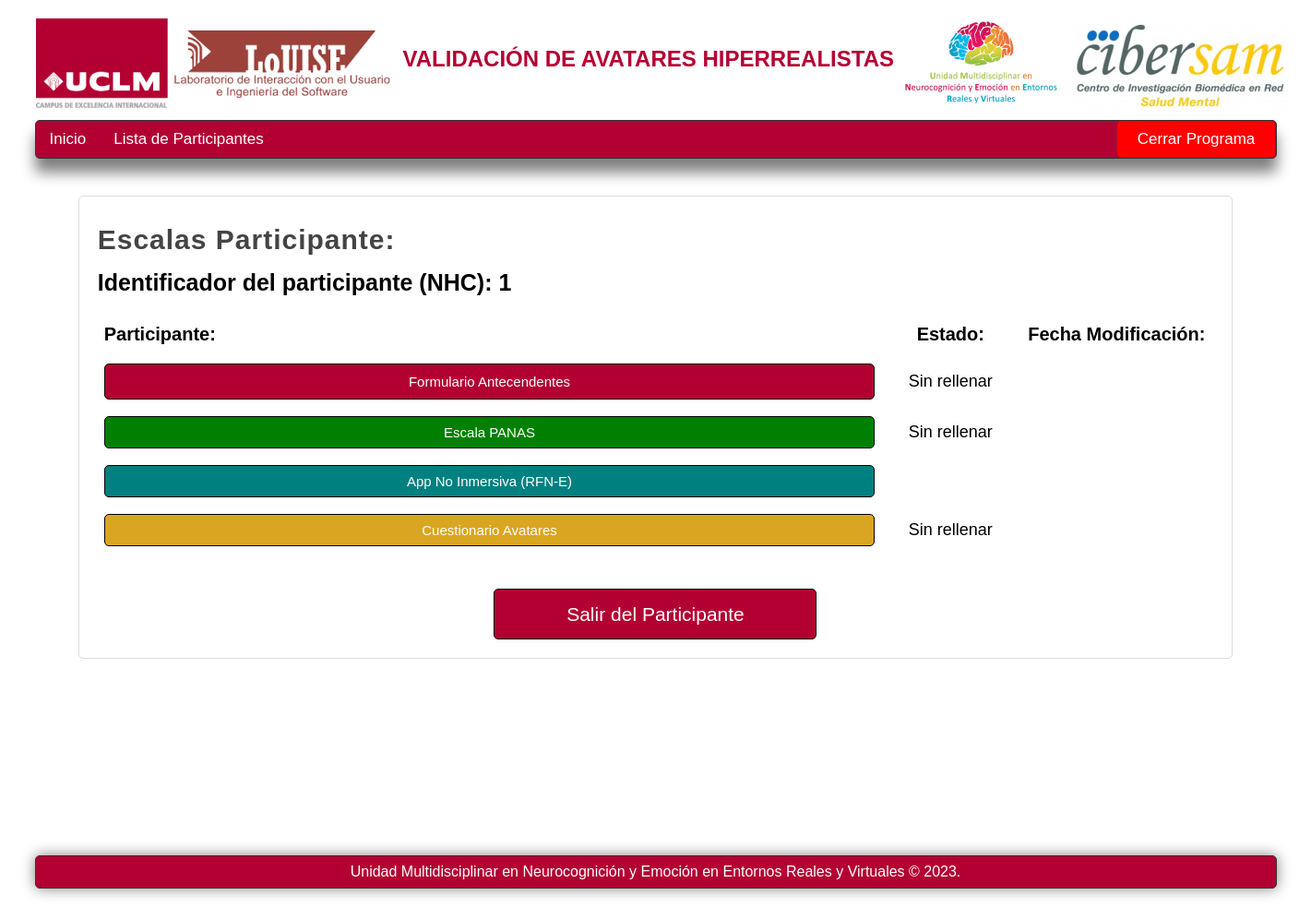
The page /listaformulariosparticipante/control/1/1/28-06-2023 19:30:10/ on the database its author committed.
### appcarasrealistas.py (models this page shows)
class Formularioantecedentes(db.Model):
    __bind_key__ = 'datosappcarasrealistas'
    idescala = db.Column(db.Integer, primary_key=True)
    idparticipante = db.Column(db.Text)
    nhcparticipante = db.Column(db.Text)
    tipoparticipante = db.Column(db.Text)
    estadoparticipante = db.Column(db.Text)
    estadoescala = db.Column(db.Text)
    fechacreacion = db.Column(db.Text)
    fechaultimamodificacion = db.Column(db.Text)
    antecedentespersonalessomaticos = db.Column(db.Text)
    diagnosticodms5 = db.Column(db.Text)
    faseenfermedadactual = db.Column(db.Text)
    edadiniciosintomatologia = db.Column(db.Text)
    anosevolucionenfermedad = db.Column(db.Text)
    numerodescompensaciones = db.Column(db.Text)
    numerodescompensaciones6meses = db.Column(db.Text)
    numeroingresos = db.Column(db.Text)
    numeroingresos6meses = db.Column(db.Text)
    tratamientopsicofarmacologico = db.Column(db.Text)
    tratamientopsicofarmacologico = db.Column(db.Text)
    tratamientomedicoactual = db.Column(db.Text)
    antecedentespersonalestoxicos1 = db.Column(db.Text)
    antecedentespersonalestoxicos8 = db.Column(db.Text)
    antecedentespersonalestoxicos2 = db.Column(db.Text)
    antecedentespersonalestoxicos3 = db.Column(db.Text)
    antecedentespersonalestoxicos4 = db.Column(db.Text)
    antecedentespersonalestoxicos5 = db.Column(db.Text)
    antecedentespersonalestoxicos6 = db.Column(db.Text)
    antecedentespersonalestoxicos7 = db.Column(db.Text)
    textoantecedentespersonalestoxicos = db.Column(db.Text)
    criteriosabuso = db.Column(db.Text)
    antecedentesfamiliarespsiquiatricos = db.Column(db.Text)

class Escalapanas(db.Model):
    __bind_key__ = 'datosappcarasrealistas'
    idescala = db.Column(db.Integer, primary_key=True)
    idparticipante = db.Column(db.Text)
    nhcparticipante = db.Column(db.Text)
    tipoparticipante = db.Column(db.Text)
    estadoparticipante = db.Column(db.Text)
    estadoescala = db.Column(db.Text)
    fechacreacion = db.Column(db.Text)
    fechaultimamodificacion = db.Column(db.Text)
    escalapanas1 = db.Column(db.Text)
    escalapanas2 = db.Column(db.Text)
    escalapanas3 = db.Column(db.Text)
    escalapanas4 = db.Column(db.Text)
    escalapanas5 = db.Column(db.Text)
    escalapanas6 = db.Column(db.Text)
    escalapanas7 = db.Column(db.Text)
    escalapanas8 = db.Column(db.Text)
    escalapanas9 = db.Column(db.Text)
    escalapanas10 = db.Column(db.Text)
    escalapanas11 = db.Column(db.Text)
    escalapanas12 = db.Column(db.Text)
    escalapanas13 = db.Column(db.Text)
    escalapanas14 = db.Column(db.Text)
    escalapanas15 = db.Column(db.Text)
    escalapanas16 = db.Column(db.Text)
    escalapanas17 = db.Column(db.Text)
    escalapanas18 = db.Column(db.Text)
    escalapanas19 = db.Column(db.Text)
    escalapanas20 = db.Column(db.Text)

class Cuestionarioavatares(db.Model):
    __bind_key__ = 'datosappcarasrealistas'
    idescala = db.Column(db.Integer, primary_key=True)
    idparticipante = db.Column(db.Text)
    nhcparticipante = db.Column(db.Text)
    tipoparticipante = db.Column(db.Text)
    estadoparticipante = db.Column(db.Text)
    estadoescala = db.Column(db.Text)
    fechacreacion = db.Column(db.Text)
    fechaultimamodificacion = db.Column(db.Text)
    cuestionarioavatares1 = db.Column(db.Text)
    cuestionarioavatares2 = db.Column(db.Text)
    cuestionarioavatares3 = db.Column(db.Text)
    cuestionarioavatares4_1 = db.Column(db.Text)
    cuestionarioavatares4_2 = db.Column(db.Text)
    cuestionarioavatares5 = db.Column(db.Text)
    cuestionarioavatares6 = db.Column(db.Text)

### appcarasrealistas.py (the view)
@appcarasrealistas.route("/listaformulariosparticipante/<string:tipoparticipante>/<int:idparticipante>/<string:nhcparticipante>/<string:fechacreacion>/", methods=["GET", "POST"])
def listaformulariosparticipante(tipoparticipante="", idparticipante=None, nhcparticipante="", fechacreacion=""):
    if request.method == 'POST':
        if request.form.get('salirparticipante') == "Salir del Participante":
            return redirect(url_for('listaparticipantes', tipoparticipante=tipoparticipante))
    if tipoparticipante == "control":
        datosformularioantecedentesestable = buscarfirstparticipante(Formularioantecedentes, idparticipante, nhcparticipante, fechacreacion)
        datosescalapanasestable = buscarfirstparticipante(Escalapanas, idparticipante, nhcparticipante, fechacreacion)
        datoscuestionarioavataresestable = buscarfirstparticipante(Cuestionarioavatares, idparticipante, nhcparticipante, fechacreacion)
        datosappcaraspantallaestable = buscarfirstparticipanteappcaras(Appcaraspantalla, idparticipante, nhcparticipante)
        tipolayout = 'layoutinicio2.html'
        return render_template("listaformulariosparticipante.html", tipolayout=tipolayout, tipoparticipante=tipoparticipante, idparticipante=idparticipante, nhcparticipante=nhcparticipante, fechacreacion=fechacreacion,
                                datosformularioantecedentesestable = datosformularioantecedentesestable, datosescalapanasestable = datosescalapanasestable,
                                datoscuestionarioavataresestable = datoscuestionarioavataresestable, datosappcaraspantallaestable = datosappcaraspantallaestable)

### appcarasrealistas.py (called while the page is built)
def buscarfirstparticipante(nombretablabd, idparticipante, nhcparticipante, fechacreacion):
    buscarfirst = nombretablabd.query.filter_by(fechacreacion = fechacreacion).filter_by(idparticipante = idparticipante).filter_by(nhcparticipante = nhcparticipante).first()
    return buscarfirst

def buscarfirstparticipanteappcaras(nombretablabd, idparticipante, nhcparticipante):
    buscarfirst = nombretablabd.query.filter_by(idnumericoparticipante = idparticipante).filter_by(nhcparticipante = nhcparticipante).first()
    return buscarfirst

### templates/listaformulariosparticipante.html (shortened to what this page needs)
{% extends tipolayout %}
{% block nav %}
    <li>
        <a href="/">Inicio</a>
    </li>
    {% if tipoparticipante == "control"%}
        <li>
            <a href="/listaparticipantes/control">Lista de Participantes</a>
        </li>
        <li>
            <a class="cerrarprogramabipolares2" href="/salir" onclick="return confirm('¿Estas seguro de que deseas cerrar el programa?')">Cerrar Programa</a>
        </li>
    {% endif %}
{% endblock %}
{% block content %}
    {% if tipoparticipante == "control"%}
        <h1 class="titulo2">Escalas Participante:</h1>
    {% endif %}
    <div>
        <h3>Identificador del participante (NHC): {{ nhcparticipante }}</h3>
    </div>
    <br>
    <div class="divtable1">
        <table class="table7">
            <thead class="theadtable">
                <tr>
                    <td class="titulostablas6">Participante:</td>
                    <td class="titulostablas13">Estado:</td>
                    <td class="titulostablas9">Fecha Modificación:</td>
                </tr>
            </thead>
            <tbody class="tbodytable1">
                <tr>
                    <td class="contenidotabla3">
                        <a class="btn3" href="/formularioantecedentes/{{ tipoparticipante }}/estable/{{ idparticipante }}/{{ nhcparticipante }}/{{ fechacreacion }}">Formulario Antecendentes</a>
                    </td>
                    <td class="contenidotabla3">
                        {{ datosformularioantecedentesestable.estadoescala }}
                    </td>
                    <td class="contenidotabla3">
                    </td>
                </tr>
            <tr>
                <td class="contenidotabla3">
                    <a class="btn5" href="/escalapanas/{{ tipoparticipante }}/estable/{{ idparticipante }}/{{ nhcparticipante }}/{{ fechacreacion }}">Escala PANAS</a>
                </td>
                <td class="contenidotabla3">
                    {{ datosescalapanasestable.estadoescala }}
                </td>
                <td class="contenidotabla3">
                </td>
            </tr>
            <tr>
                <td class="contenidotabla3">
                    {% if not datosappcaraspantallaestable.nhcparticipante %}
                    <a class="btn11" href="/appcaraspantalla/{{ tipoparticipante }}/estable/{{ idparticipante }}/{{ nhcparticipante }}/{{ fechacreacion }}">App No Inmersiva (RFN-E)</a>
                    {% endif %}
                </td>
                <td class="contenidotabla3">
                </td>
                <td class="contenidotabla3">
                </td>
            </tr>
            <tr>
                <td class="contenidotabla3">
                    <a class="btn6" href="/cuestionarioavatares/{{ tipoparticipante }}/estable/{{ idparticipante }}/{{ nhcparticipante }}/{{ fechacreacion }}">Cuestionario Avatares</a>
                </td>
                <td class="contenidotabla3">
                    {{ datoscuestionarioavataresestable.estadoescala }}
                </td>
                <td class="contenidotabla3">
                </td>
            </tr>
            </tbody>
        </table>
    </div>
    <br>
    <br>
    <div class="botonguardar">
        <form action="" method="post">
            <input class="botonsalirparticipante" type="submit" id="salirparticipante" name="salirparticipante" value="Salir del Participante" />
        </form>
    </div>
{% endblock %}

### static/css/styles.css (style rules this page uses)
* { margin: 0px; padding: 0px; list-style: none; font-family: Arial; }
body { background-color: white; }
.box h3 { font-size: 25px; }
nav ul li { line-height: 40px; float: left; }
nav ul li a { list-style: none; text-decoration: none; display: block; padding-left: 15px; padding-right: 15px; color: white; }
.cerrarprogramabipolares2 { list-style: none; text-decoration: none; display: block; padding-left: 22px; padding-right: 22px; background: red; border-radius: 5px; color: white; margin-left: 910px; }
form { display: block; margin-left: auto; margin-right: auto; width: 1090.8px; }
.box form input { display: inline-block; padding: 0px; padding-left: 5px; padding-right: 5px; font-size: 21px; }
.botonguardar { text-align: center; }
.botonsalirparticipante { text-decoration: none; padding: 10px; background: #B30033; font-size: 50px; color: white; border: 1px solid black; border-radius: 5px; display: inline-block; height: 55px; width: 350px; text-align: center; }
.titulo2 { color: #444444; letter-spacing: 1px; font-size: 30px; padding-bottom: 5px; margin-bottom: 10px; margin-top: 10px; }
.btn3 { text-decoration: none; font-size: 15px; padding: 10px; background: #B30033; color: white; border: 1px solid black; border-radius: 5px; display: block; text-align: center; }
.btn5 { text-decoration: none; font-size: 15px; padding: 8px; background: green; color: white; border: 1px solid black; border-radius: 5px; display: block; text-align: center; }
.btn11 { text-decoration: none; font-size: 15px; padding: 8px; background: teal; color: white; border: 1px solid black; border-radius: 5px; display: block; text-align: center; }
.btn6 { text-decoration: none; font-size: 15px; padding: 8px; background: goldenrod; color: white; border: 1px solid black; border-radius: 5px; display: block; text-align: center; }
table { table-layout: fixed; width: 100%; }
.theadtable { font-size: 18px; font-weight: bold; }
.titulostablas6 { font-size: 20px; width: auto; text-align: left; padding-top: 10px; padding-bottom: 10px; padding-left: 5px; padding-right: 5px }
.divtable1 { display: block; text-align: center; }
.titulostablas13 { font-size: 20px; width: 140px; text-align: center; padding-top: 10px; padding-bottom: 10px; padding-left: 5px; padding-right: 5px; }
.titulostablas9 { font-size: 20px; width: 196px; text-align: center; padding-top: 10px; padding-bottom: 10px; padding-left: 5px; padding-right: 5px; }
.table7 { table-layout: auto; margin: auto; width: 100%; }
.tbodytable1 { text-align: left; font-size: 18px; width: min-content; }
.contenidotabla3 { text-align: center; padding: 5px; padding-top: 8px; padding-bottom: 8px; }

### rows shown on the page
Formularioantecedentes: estadoescala "Sin rellenar"
Escalapanas: estadoescala "Sin rellenar"
Cuestionarioavatares: estadoescala "Sin rellenar"

### other values the page prints
{{ nhcparticipante }} "1"
